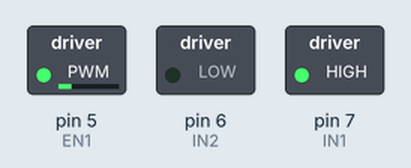
Simulated run of this sketch. Board: Arduino Uno, built with avr-gcc and run on an emulated ATmega328P. Shown: switched loads named in the sketch (green lamp = pin HIGH).

Above: at 0.05 s.
At 2.75 s:
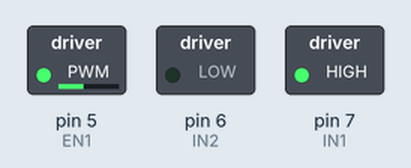
At 5.5 s:
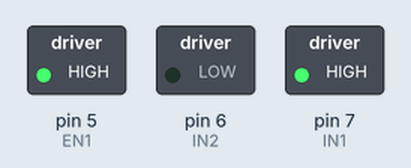
At 11.0 s:
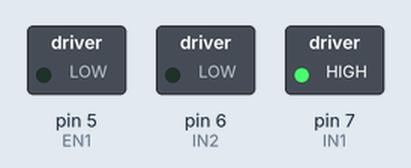
Timing chart, 0 to 12.7 s (numbered marks = the images above):
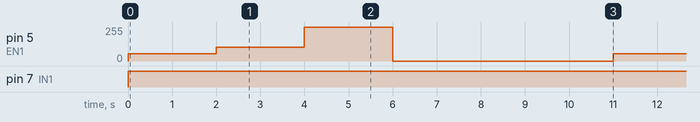

Measured:
- by itself, pin 5 (EN1): repeats every 11.0 s: 105/255 2.0 s, 255/255 2.0 s, 0/255 5.0 s, 55/255 2.0 s
- by itself, pin 7 (IN1): LOW → HIGH at 0.00 s

The sketch:

Wheel_2.ino
```cpp
//Тестировалось на Arduino IDE 1.0.1
int IN1 = 7; //input1 подключен к выводу 8
int IN2 = 6;
int EN1 = 5;
void setup()
{
 pinMode (EN1, OUTPUT);
 pinMode (IN1, OUTPUT);
 pinMode (IN2, OUTPUT);
}
void loop()
{
  digitalWrite (IN1, HIGH);
  digitalWrite (IN2, LOW);
  analogWrite(EN1,55);
  delay(2000);
  analogWrite(EN1,105);
  delay(2000);
  analogWrite(EN1,255);
  delay(2000);
  analogWrite(EN1,0);
  delay(5000);
}
```
